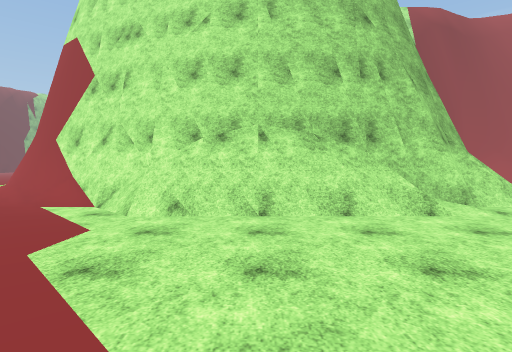
View 1 (above)

16 first-person views from a walk through a scene from a Unity 3-D project. The camera is 1.5 m above the floor, tilts 2° down and sees 80° across. The floor is counted in squares, 2 m on a side. Each view is taken from the middle of a square. On the plan, view 1 faces up. The plan holds only what a view shows up to about 10 squares ahead; the rest is blank. The place goes on beyond the plan. Some surface patterns are stand-ins.

View 2
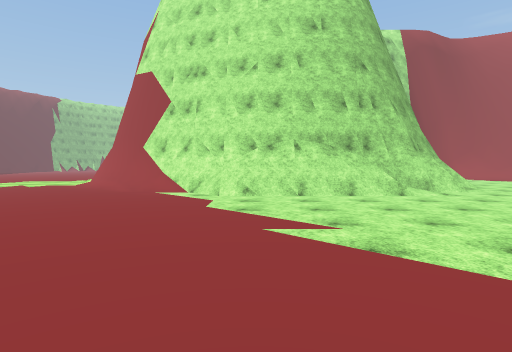

View 3
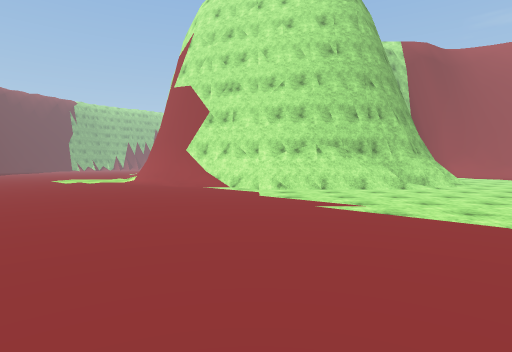

View 4
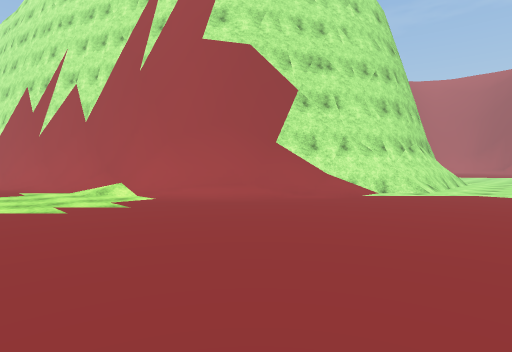

View 5
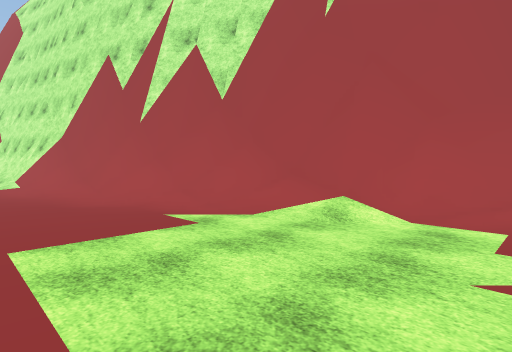

View 6
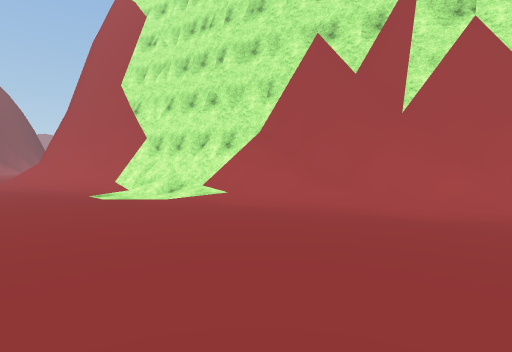

View 7
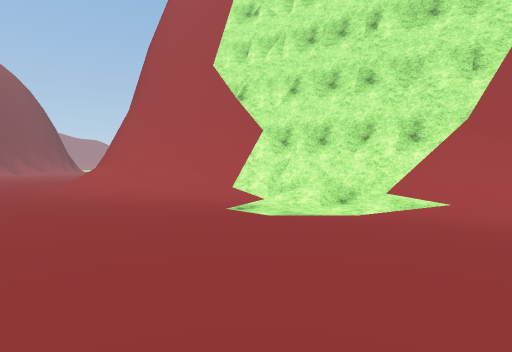

View 8
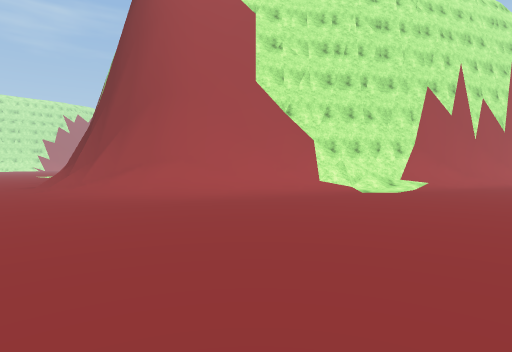

View 9
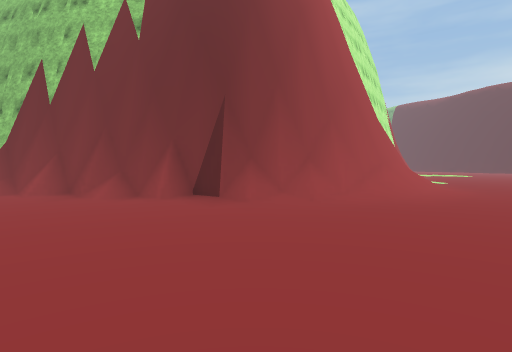

View 10
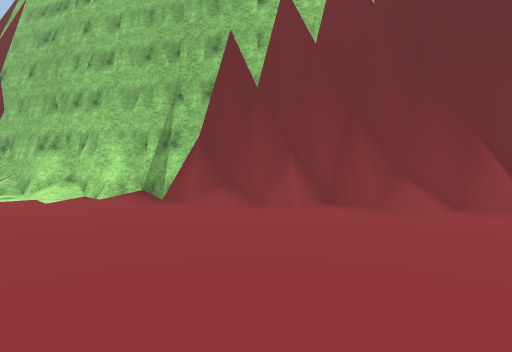

View 11
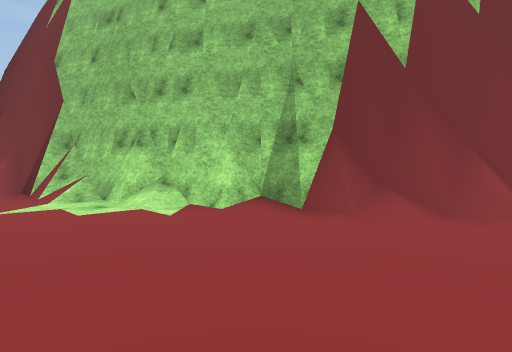

View 12
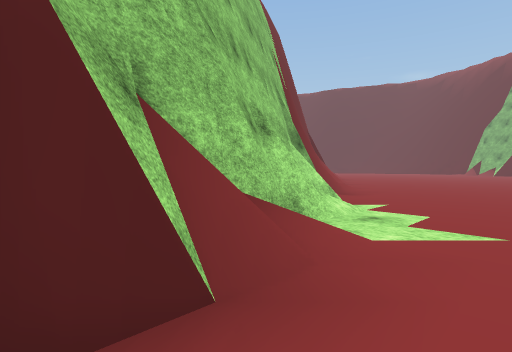

View 13
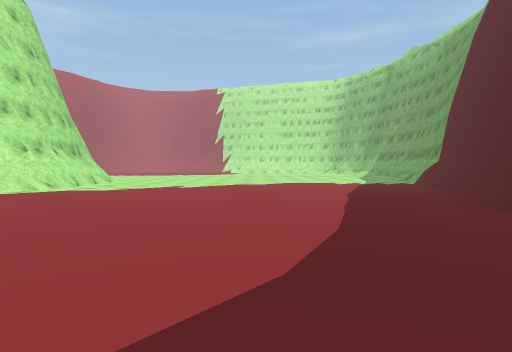

View 14
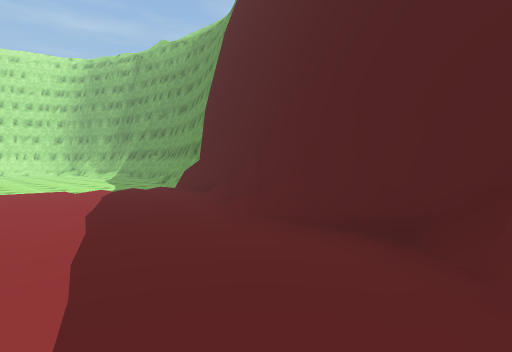

View 15
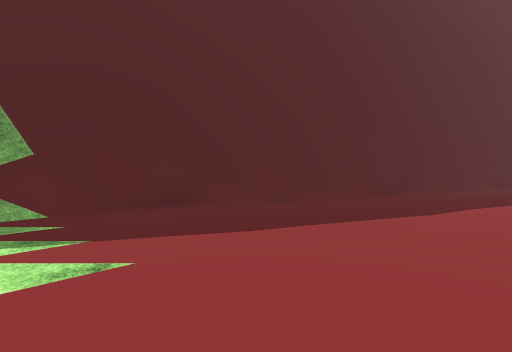

View 16
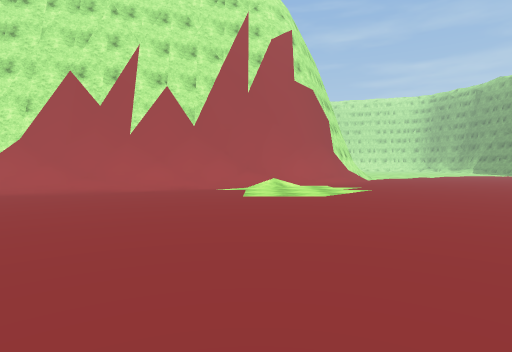

### Floor plan
Key: @ floor where view 1 was taken; # wall or solid block; . floor; / step, stairs or slope; = window, fence, low wall or low ledge.
Columns run from 21 left of view 1 to 3 right of it. Each row starts with its distance up from view 1.
 39               ...........
 38            .............#
 37            ..........//##
 36            .........####
 35      .............###
 34      ........../###
 33      ........//##
 32      .......//##
 31      ...../####
 30      ..../##
 29       ../##
 28     ..../#
 27    ...../#
 26   .....//#
 25  ......./#
 24 ......../##
 23  .......//#
 22   ......./#
 21    ....../##
 20     ....../#
 19      ...../#
 18      ...../#
 17      ......##
 16       ...../#
 15       ...../#
 14      .......##
 13     ......../#
 12    ..........##
 11   .........../#
 10    ........../#
  9     ..........##
  8      ........./##
  7       ........./###
  6         ........./#######
  5          ..........=###=/
  4           ...............
  3           ...............
  2           ...............
  1              ............
  0             .........@..
 -1            .............
 -2           .............
 -3            .............
 -4            ..............
 -5            #.............
 -6            ###...........
 -7              #####......
 -8                  ###....

Where each view was taken, in squares from view 1:
view 1: 0 up, 0 right, facing up
view 2: 3 down, 1 left, facing up
view 3: 5 down, 2 left, facing up
view 4: 2 up, 11 left, facing up-right
view 5: 8 up, 12 left, facing up-right
view 6: 13 up, 15 left, facing up-right
view 7: 17 up, 16 left, facing up-right
view 8: 24 up, 21 left, facing right
view 9: 35 up, 16 left, facing down-right
view 10: 38 up, 10 left, facing down-right
view 11: 39 up, 7 left, facing down-right
view 12: 39 up, 3 right, facing down-left
view 13: 2 down, 11 left, facing right
view 14: 3 down, 8 left, facing down-right
view 15: 3 down, 2 right, facing down-left
view 16: 11 up, 19 left, facing right
